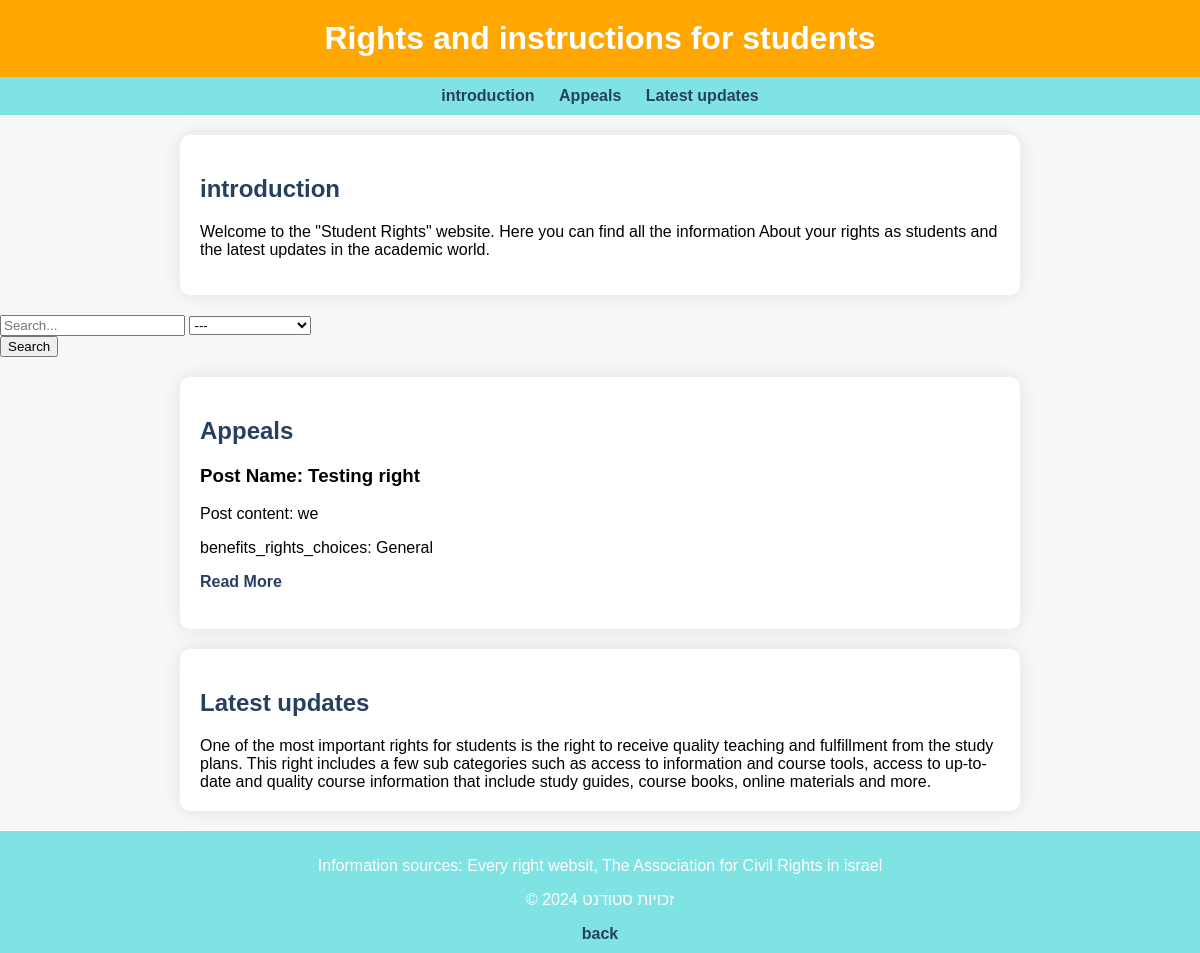
The page /authentication/student-rights/ on the database its author committed.
### blog/models.py (models this page shows, shortened)
class Post(models.Model):
    title = models.CharField(max_length=200, unique=True) #unique is an valiation to check if max length is not greater.
    slug = models.SlugField(max_length=200, unique=True,null=True)#checks that it gets only string,chars,numbers, DELETE!
    author = models.ForeignKey(get_user_model(), on_delete=models.CASCADE,null=True)
    isanonymous = models.BooleanField(default=False)#giving the option to make a anonymous sumbit
    Topic_choice = models.CharField(max_length=100,choices=Topic_choice,null=True)
    benefits_rights_choices = models.CharField(max_length=100,choices=rights_benefits_choice,null=True)
    benefits_choices = models.CharField(max_length=100,choices=benefits_choice,null=True)#for benefits page.
    reserve_choices = models.CharField(max_length=100,choices=reserve_choices,null=True)
    content = models.TextField()
    created_on = models.DateTimeField(auto_now_add=True)
    author_url  = models.URLField(blank=True, null=True)
    isright = models.BooleanField(default=False)#rights posts.
    isbenefits = models.BooleanField(default=False)#for events posts
    isreserve = models.BooleanField(default=False)#for reserve(soilders_posts)posts
    header_image = models.FileField(null=True,blank =True,upload_to="images/",validators=[validate_file_extension,sizefile])#images.
    department_choices = models.CharField(max_length = 200, choices = department_choice,default = 'tech')
    class Meta:
        ordering = ['-created_on']#See when the blog was posted.

### blog/views.py (the view)
# urls.py: path('student-rights/', editorspost, name='student-rights'),
def editorspost(request):
    post_list_userse = Post.objects.all()
    editor_posts = [] # List to store editor's posts
    editors = Editor.objects.all()
    query = request.GET.get('query')
    benefits_rights_choices = request.GET.get('benefits_rights_choices')
    if query:
        post_list_userse = post_list_userse.filter(
            Q(title__icontains=query) | Q(content__icontains=query)
        )
    if benefits_rights_choices:
        post_list_userse = post_list_userse.filter(benefits_rights_choices=benefits_rights_choices)
    for post in post_list_userse:
        for editor in editors:
            if post.author == editor.user:
                editor_posts.append(post)
    return render(request, 'studentsrights.html', {'post_list': editor_posts})

### blog/templates/studentsrights.html (shortened to what this page needs)
<!DOCTYPE html>
<html lang="en">
<head>
    {%load static%}
    <link rel="stylesheet" href="{% static 'studentsrights.css' %}">
</head>
<body>
    <header>
        <h1>Rights and instructions for students</h1>
    </header>
    <nav>
        <ul>
            <li><a href="#rights-intro">introduction</a></li>
            <li><a href="#rights-list">Appeals</a></li>
            <li><a href="#latest-updates">Latest updates</a></li>
        </ul>
    </nav>
    <section id="rights-intro">
        <h2>introduction</h2>
        <p>
            Welcome to the "Student Rights" website. Here you can find all the information
            About your rights as students and the latest updates in the academic world.</p>
    </section>
    <form action="">
        <div class="search-box">
            <form method="GET" action="{% url 'studentrights' %}" class="mb-4">
                <div class="search-box">
                    <div class="input-group">
                        <input type="text" name="query" class="form-control" placeholder="Search...">
                        <select name="benefits_rights_choices" class="form-control">
                            <option value="" disabled selected>---</option>
                        </select>
                        <div class="input-group-append">
                            <button type="submit" class="btn btn-primary">Search</button>
                        </div>
                    </div>
                </div>
            </form>
        </div>
    <section id="Appeals">
        <h2>Appeals</h2>
        {% for post in post_list %}
            {%if post.isright %}
                <h3>Post Name: {{ post.title }}</h3>
                <p>Post content: {{ post.content }}</p>
                <p>benefits_rights_choices: {{post.benefits_rights_choices}}</p>
                <a href="{% if post.slug %}{% url 'post_detail' post.slug %}{% endif %}" class="btn btn-primary">Read More</a>
                <br></br>
            {%endif%}
        {%endfor %}
    </section>
    <section id="latest-updates">
        <h2>Latest updates</h2>
        <div id="updates-container">
            One of the most important rights for students is the right to receive quality teaching and fulfillment from the study plans.
This right includes a few sub categories such as access to information and course tools,  access to up-to-date and quality course information that include study guides, course books, online materials and more.
        </div>
    </section>
    <footer>
        <p>Information sources: Every right websit, The Association for Civil Rights in israel</p>
        <p>&copy; 2024 זכויות סטודנט</p>
        {% if request.user.editor %}
            <li><a href="{% url 'homepage_editor' %}" class="link">Home</a></li>
        {% else %}
            {% if user.is_superuser %}
              <li><a href="{% url 'homepage_admin' %}" class="link">Home</a></li>
            {% else %}
                <a href="{% url 'homepage' %}" class="back-button">back</a>
            {% endif %}
        {% endif %}
    </footer>
</body>
</html>

### blog/static/studentsrights.css (style rules this page uses)
body { font-family: 'Arial', sans-serif; margin: 0; padding: 0; background-color: #f8f8f8; }
header { background-color: #ffa600; color: #fff; text-align: center; padding: 20px 0; }
h1 { margin: 0; }
nav { background-color: #7fe2e3; color: #fff; padding: 10px 0; }
ul { list-style: none; margin: 0; padding: 0; text-align: center; }
li { display: inline-block; margin: 0 10px; }
a { color: #274060; text-decoration: none; font-weight: bold; }
section { max-width: 800px; margin: 20px auto; padding: 20px; background-color: #fff; border-radius: 10px; box-shadow: 0 0 20px rgba(0, 0, 0, 0.1); }
h2 { color: #274060; }
footer { background-color: #7fe2e3; color: #fff; text-align: center; padding: 10px 0; }

### rows shown on the page
Post: title "Testing right", content "we", benefits_rights_choices "General"
